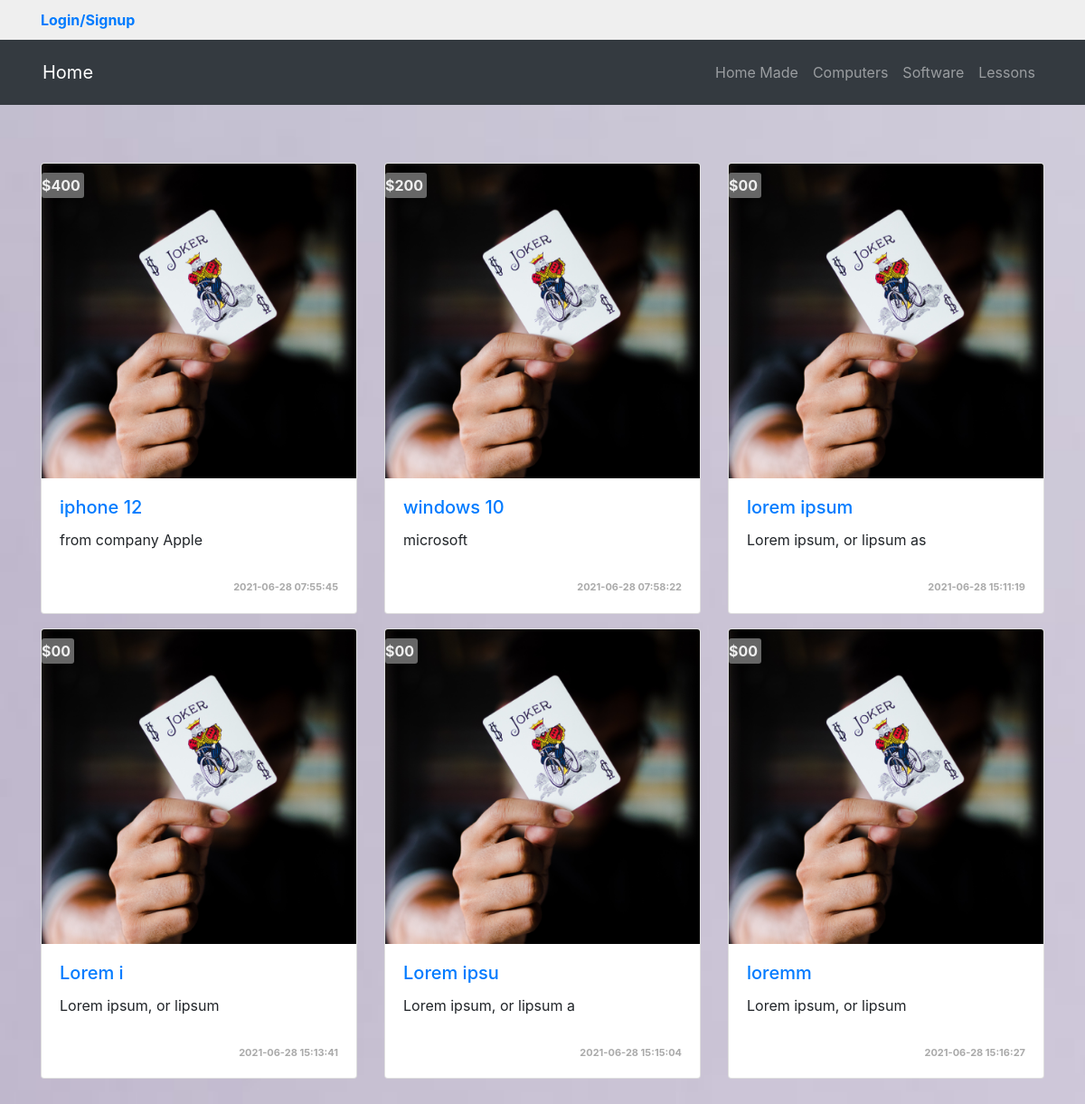
The page / on the database its author committed.
### tables this page shows
CREATE TABLE `categories` (
  `ID` int(11) NOT NULL,
  `Name` varchar(255) NOT NULL,
  `Description` text NOT NULL,
  `Ordering` int(11) DEFAULT NULL,
  `Visibility` tinyint(4) NOT NULL DEFAULT 0,
  `Allow_Comment` tinyint(4) NOT NULL DEFAULT 0,
  `Allow_Ads` tinyint(4) NOT NULL DEFAULT 0
);

CREATE TABLE `items` (
  `Item_ID` int(11) NOT NULL,
  `Name` varchar(255) NOT NULL,
  `Description` text NOT NULL,
  `Price` varchar(255) NOT NULL,
  `Add_Date` datetime NOT NULL,
  `Country_Made` varchar(255) NOT NULL,
  `Image` varchar(255) NOT NULL,
  `Status` varchar(255) NOT NULL,
  `Rating` smallint(6) NOT NULL,
  `Approve` tinyint(4) NOT NULL DEFAULT 0,
  `Cat_ID` int(11) NOT NULL,
  `Member_ID` int(11) NOT NULL
);

### init.php (called while the page is built, shortened)
<?php
     include 'Admin/connect.php';
        $tem = 'includes/templates/';
        $css = 'layout/css/';
        $func = 'includes/functions/';
        include $func . 'functions.php';
        include $tem . 'header.php';

### includes/functions/functions.php (called while the page is built, shortened)
<?php
function getAllFrom($Tabel, $where = NULL){
    global $con;
    $getAll = $con->prepare("SELECT * FROM $Tabel $where ");
    $getAll->execute();
    $all = $getAll->fetchAll();
    return $all;
}
    function getCats(){
        global $con;
        $getcat = $con->prepare("SELECT * FROM categories ORDER BY ID ASC");
        $getcat->execute();
        $cats = $getcat->fetchAll();
        return $cats;
    }

### index.php (the view, shortened to what this page needs)
<?php
    include 'init.php';    ?>
    <div class="container mt-5">
        <div class="row">
                <?php
                $allItems = getAllFrom('Items', 'WHERE Approve = 1');
                    foreach( $allItems as $item){
                            echo '<div class="col-sm-6 col-md-4 mt-2">';
                                echo '<div class="card mt-2">';
                                echo '<span class="card-text price-card">' . $item['Price'] . '</span>';
                                echo '<img src="cards.jpg" class="card-img-top" alt="joker" title="Card-joker">';
                                echo '<div class="card-body">';
                                echo '<h5 class="card-title"><a href="items.php?itemid=' . $item['Item_ID'] . '">' . $item['Name'] . '</a></h5>';
                                echo '<p class="card-text">' . $item['Description'] . '</p>';
                                echo '<div class="date">' . $item['Add_Date'] . '</div>';
                                echo '</div>';
                            echo '</div>';
                        echo '</div>';
                    }
            ?>
        </div>
    </div>
<?php  include  $tem . 'footer.php';     ?>

### includes/templates/header.php (shortened to what this page needs)
<!DOCTYPE html>
<html lang="en">
<head>
    <link rel="stylesheet" href="<?php  echo $css ;?>bootstrap.min.css" />
    <link rel="stylesheet" href="<?php  echo $css ;?>all.min.css" />
    <link rel="stylesheet" href="<?php  echo $css ;?>brands.min.css" />
    <link rel="stylesheet" href="<?php  echo $css ;?>fontawesome.min.css" />
    <link rel="stylesheet" href="<?php  echo $css ;?>jquery-ui.min.css" />
    <link rel="stylesheet" href="<?php  echo $css ;?>jquery.selectBoxIt.css" />
    <link rel="stylesheet" href="<?php  echo $css ;?>frontEnd.css" />
</head>
<body>
    <div class="upper-bar">
        <div class="container">
            <?php
                 if(isset($_SESSION['user'])){ ?>
                    <img src="cards.jpg" class="img-thumbnail rounded-circle my-image" />
                    <div class="dropdown d-inline my-drop">
                        <button class="btn btn-secondary dropdown-toggle" type="button" id="dropdownMenuButton1" data-bs-toggle="dropdown" aria-expanded="false">
                            <?php echo $sessionUser; ?>
                        </button>
                        <ul class="dropdown-menu">
                            <li><a class="dropdown-item" href="Profile.php">My Profile</a></li>
                            <li><a class="dropdown-item" href="newAd.php">My Ad</a></li>
                            <li><a class="dropdown-item" href="Profile.php#Items">My Items</a></li>
                            <li><a class="dropdown-item" href="Logout.php">Logout</a></li>
                        </ul>
                    </div>
        <?php        } else{     ?>
                      <a href="login.php">
                         <span class="">Login/Signup</span>
                     </a>
               <?php }  ?>
        </div>
    </div>
    <nav class="navbar navbar-expand-lg  navbar-dark bg-dark">
        <div class="container">
            <a class="navbar-brand" href="index.php">Home</a>
                <div class="collapse navbar-collapse  justify-content-end" id="app-nav">
                    <ul class="navbar-nav me-auto mb-2 mb-lg-0">
                       <?php
                        foreach(getCats() as $cat){
                            echo '<li class="nav-item"><a class="nav-link" href="categories.php?pageid=' . $cat['ID'] .'">' . $cat['Name'] . '</a></li>';
                        }
                       ?>
                    </ul>
            </div>
        </div>
    </nav>

### layout/css/frontEnd.css (style rules this page uses)
body { background: url("../images/login.jpeg") no-repeat; background-size: cover; background-color: #333; font-size: 16px; height: 3000px; }
.upper-bar { background-color: #efefef; color: rgb(169, 196, 49); font-weight: bold; padding: 10px; }
.navbar { padding: 1rem 2rem; }
.card { position: relative; }
.card-hover, .price-card { position: absolute; background-color: #666; color: #efefef; border-radius: 3px; font-weight: bold; cursor: pointer; padding: 2px 4px 2px 0px; top: 10px; transition: 0.3s all ease-out; }
.card .card-body p { height: 40px; max-height: 40px; }
.date { float: right; font-size: 11px; color: #aaa; font-weight: bold; }

### rows shown on the page
categories: Name "Home Made"
categories: Name "Computers"
categories: Name "Software"
categories: Name "Lessons"
items: Price "$400", Name "iphone 12", Description "from company Apple", Add_Date "2021-06-28 07:55:45"
items: Price "$200", Name "windows 10", Description "microsoft", Add_Date "2021-06-28 07:58:22"
items: Price "$00", Name "lorem ipsum", Description "Lorem ipsum, or lipsum as", Add_Date "2021-06-28 15:11:19"
items: Price "$00", Name "Lorem i", Description "Lorem ipsum, or lipsum", Add_Date "2021-06-28 15:13:41"
items: Price "$00", Name "Lorem ipsu", Description "Lorem ipsum, or lipsum a", Add_Date "2021-06-28 15:15:04"
items: Price "$00", Name "loremm", Description "Lorem ipsum, or lipsum", Add_Date "2021-06-28 15:16:27"
